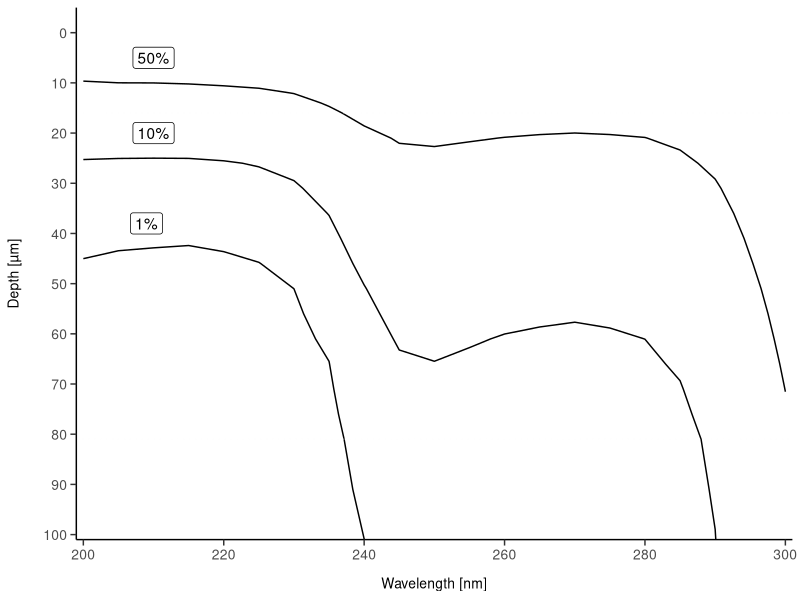
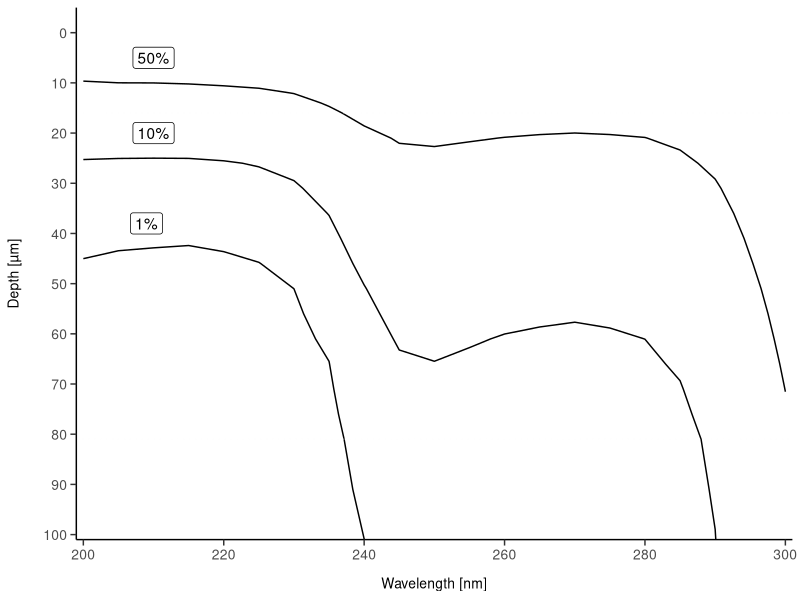

Write R code to recreate these figures, in order.
library(tidyverse)

# load skin transmission dataset, skipping the first two lines and the third line is data, set header = FALSE
skin_t <- read.table("../data/MartinGuttmann_SkinRayTracingModel_2023_withSC.dat", header = FALSE, sep = "\t", , skip = 2)

# set new column names
colnames(skin_t) <- c("wavel", "depth", "relative_intensity", "relative_intensity_error")

# Create a plot using ggplot. The `geom_contour` function is used to draw contour lines on the plot at specified breaks of relative_intensity (z-value), which are 1%, 10%, and 50% in this case.
skin_t_plot <- ggplot(skin_t, aes(x = wavel, y = depth, z = relative_intensity)) +
  geom_contour(breaks = c(1, 10, 50), color = "black") +
  scale_x_continuous(limits = c(200, 300), breaks = seq(200, 300, by = 20), expand = c(0, 1)) +
  scale_y_reverse(limits = c(101, -5), breaks = seq(0,100, by = 10), expand = c(0, 0)) +
  geom_hline(yintercept = c(16, 81), linetype = "dotted", color = "grey99", alpha = 0.3) + # Add dotted horizontal lines (for the sake of accurately creating the figure in biorender)
  annotate("label", x = 210, y = 5, label = "50%", fill="white", color="black") +
  annotate("label", x = 210, y = 20, label = "10%", fill="white", color="black") +
  annotate("label", x = 209, y = 38, label = "1%", fill="white", color="black") +
  labs(x = "Wavelength [nm]",
     y = "Depth [µm]") +
  theme_classic() +
  theme(axis.title.x = element_text(size = 10, margin = margin(t = 10)), # Increase X axis label font size and add space
        axis.title.y = element_text(size = 10, margin = margin(r = 15)),
        axis.text = element_text(size = 10),
        axis.ticks.length = unit(0.15, "cm")
  )

skin_t_plot

ggsave(filename = "../figure image files/skin_penetration_based_on_Guttmann_data_v2.svg", plot = skin_t_plot, units = "mm", width = 140, height = 100, bg = "transparent") # FYI, for some reason I  wasn't able to make the background transparent when saving as a png. Instead, I saved as an svg and manually deleted the white background using Inkscape.
# After creating this initial plot, I further edited it using biorender.com